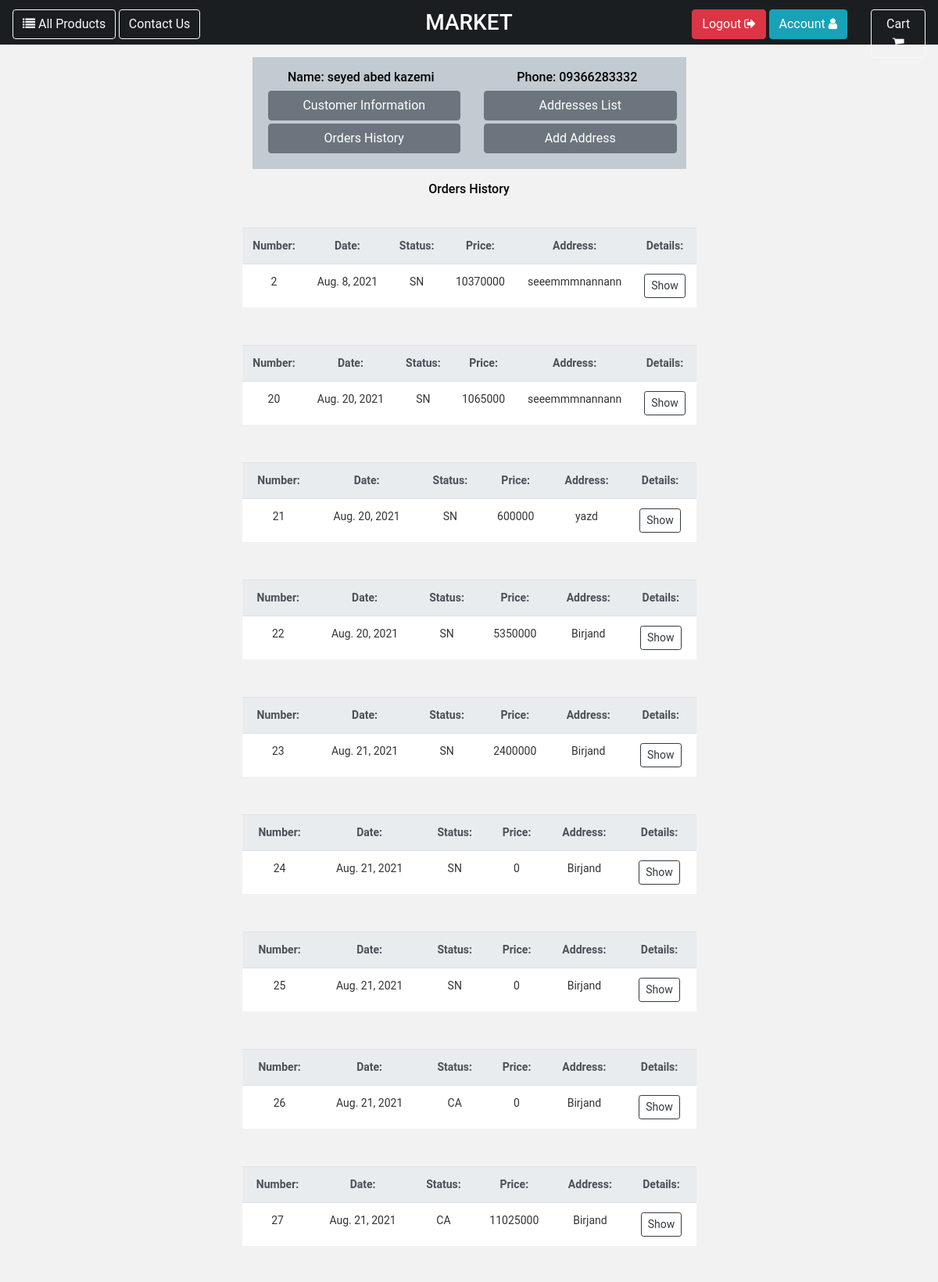
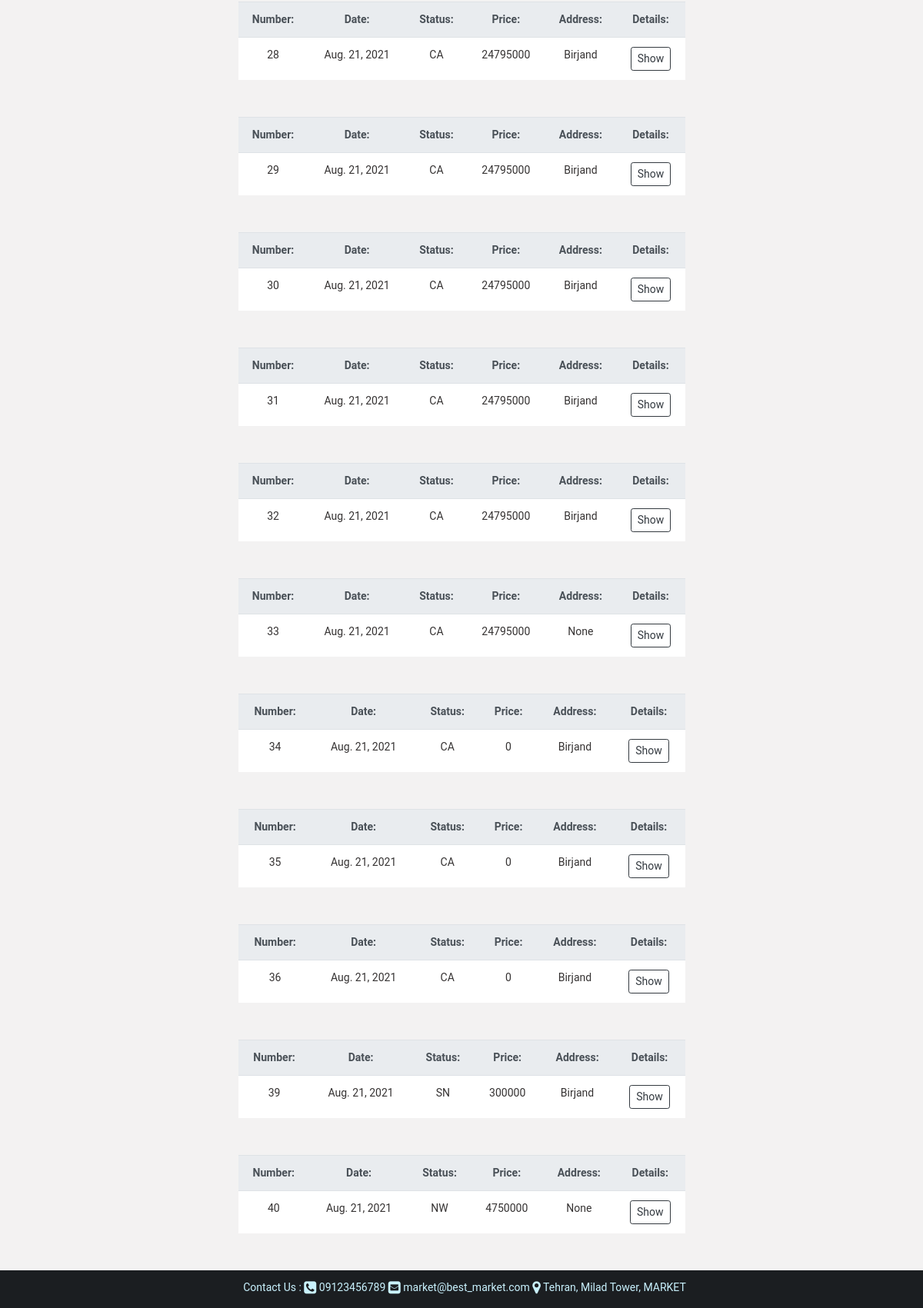
The page /customer/dashboard/orders/ (signed in) on the database its author committed (2 pictures, top to bottom).
### customer/models.py (models this page shows, shortened)
class Customer(User):
    national_code = models.CharField(verbose_name=_('national code'), help_text=_('enter national code'),
                                     max_length=10, blank=True, null=True)
    gender = models.CharField(verbose_name=_('gender'), help_text=_('specify your gender'), max_length=10,
                              choices=[('M', 'Male'), ('F', 'Female')], blank=True, null=True)
    birthday = models.DateField(verbose_name=_('birthday'), help_text=_('specify birthday date'), null=True, blank=True)
    image = models.FileField(verbose_name=_('customer image'), help_text=_('upload your image'), null=True,
                             blank=True, upload_to='customer/images/')
    class Meta:
        verbose_name = 'customer'
    def customer_name(self):
        return self.__str__()
    def __str__(self):
        return f'{self.first_name} {self.last_name}'

class Address(BaseModel):
    owner = models.ForeignKey(Customer, verbose_name=_('address owner'), help_text=_('specify owner'),
                              null=True, blank=True, on_delete=models.CASCADE)
    title = models.CharField(verbose_name=_('address title'), help_text=_('enter title for this address'),
                             max_length=25, default='New')
    latitude = models.FloatField(verbose_name=_('latitude'), help_text=_('enter/change latitude'), null=True, blank=True)
    longitude = models.FloatField(verbose_name=_('longitude'), help_text=_('enter/change longitude'), null=True, blank=True)
    country = models.CharField(verbose_name=_('country name'), help_text=_('enter country name'), null=False,
                               blank=False, default='Iran', max_length=30)
    state = models.CharField(verbose_name=_('state name'), help_text=_('enter state name'), null=False, blank=False
                             , max_length=50)
    city = models.CharField(verbose_name=_('city name'), help_text=_('enter city name'), null=False, blank=False,
                            max_length=50)
    village = models.CharField(verbose_name=_('village name'), help_text=_('enter village name'), null=True,
                               blank=True, max_length=50)
    rest_of_address = models.TextField(verbose_name=_('rest of address'), help_text=_('enter/change rest of address'),
                                       null=False, blank=True)
    post_code = models.CharField(verbose_name=_('post code'), help_text=_('enter post code'), null=True,
                                 blank=True, max_length=10)
    def __str__(self):
        return f'{self.city}'

### core/models.py (models this page shows, shortened)
class User(AbstractUser):
    USERNAME_FIELD = 'phone'
    phone = models.CharField(verbose_name=_('phone'), help_text=_('enter phone number'), max_length=11, unique=True,
                             null=False, blank=False)
    deleted = models.BooleanField(default=False)
    create_timestamp = models.DateTimeField(auto_now_add=True)
    modify_timestamp = models.DateTimeField(auto_now=True)
    delete_timestamp = models.DateTimeField(default=None, null=True, blank=True, editable=False)
    objects = MyUserManager()

### order/models.py (models this page shows, shortened)
class Cart(BaseModel):
    customer = models.ForeignKey(Customer, verbose_name=_('customer'),
                                 help_text=_('specify owner customer for cart'),
                                 null=True, blank=True, on_delete=models.PROTECT)
    status = models.CharField(verbose_name=_('cart status'), help_text=_('display cart status'), max_length=20,
                              blank=False, null=False, choices=[('WA', _('waiting')), ('PD', _('paid'))],
                              default='WA')
    final_price = models.IntegerField(verbose_name=_('final price'), help_text=_('final cart price'),
                                    null=True, blank=True)
    order_status = models.CharField(verbose_name=_('customer order status'), help_text=_('display status of order'),
                                    blank=False, null=False,
                                    choices=[('NW', _('new')), ('SN', _('send')), ('CA', _('cancel'))],
                                    default='NW', max_length=20)
    order_address = models.ForeignKey(Address, verbose_name=_('customer address'),
                                      help_text=_('specify address for send order'),
                                      null=True, blank=True, on_delete=models.PROTECT)
    def order_date(self):
        return self.create_timestamp.date()

### customer/views.py (the view)
# urls.py: path('dashboard/orders/', CustomerCartArchiveIndexView.as_view(), name='customer_cart_archive'),
class CustomerCartArchiveIndexView(View):
    def get(self, request, *args, **kwargs):
        customer = Customer.objects.get(id=self.request.user.id)
        carts = Cart.objects.archive().filter(customer=customer)
        return render(request, 'customer/customer_carts.html',
                      {'carts': carts, 'customer': customer})

### core/models.py (called while the page is built)
    def archive(self):
        return super().get_queryset()

    def get_queryset(self):
        return super().get_queryset().filter(deleted=False)

### templates/customer/customer_carts.html (shortened to what this page needs)
{% extends "base.html" %}
{% load i18n %}
{% load static %}
{% block content %}
    <div class="container-fluid pt-3" style="min-height: 85vh">
        <div class="row m-auto w-50">
            <div class="col-12 text-center">
                {% include 'customer/customer_panel.html' with customer_panel=customer %}
            </div>
        </div>
        <div class="container-fluid p-3 w-50 m-auto">
            <div class="row">
                <h6 class="col-12 text-center">
                    {% translate 'Orders History' %}</h6>
                {% for cart in carts %}
                    {% include 'order/cart_card.html' with cart_card=cart %}
                {% endfor %}
            </div>
        </div>
    </div>
    </div>
{% endblock %}

### templates/customer/customer_panel.html (shortened to what this page needs)
{% load i18n %}
<div class="container-fluid m-auto p-2" style="background-color: #c2cbd1">
    <div class="row text-center p-2">
        <div class="col-6">
            <h6>{% translate 'Name:' %}
            {{ customer.customer_name }}</h6>
            <a href="/customer/dashboard/">
                <button class="btn m-1 btn-block btn-secondary">
                {% translate 'Customer Information' %}
                </button>
            </a>
            <a href="/customer/dashboard/orders/">
                <button class="btn m-1 btn-block btn-secondary">
                    {% translate 'Orders History' %}
                </button>
            </a>
        </div>
        <div class="col-6">
            <h6>{% translate 'Phone:' %}
            {{ customer.phone }}</h6>
            <a href="/customer/dashboard/addresses/">
                <button class="btn m-1 btn-block btn-secondary">
                    {% translate 'Addresses List' %}
                </button>
            </a>
            <a href="/customer/dashboard/add_address/">
                <button class="btn m-1 btn-block btn-secondary">
                    {% translate 'Add Address' %}
                </button>
            </a>
        </div>
    </div>
</div>

### templates/order/cart_card.html
{% load i18n %}
<div class="container-fluid address_card_view text-left m-2 mt-2 p-2" style="">
    <div class="row form-group">
        <table class="table table-responsive-md m-auto">
            <tr style="background-color: #c2cbd1; text-align: center" class="thead-light">
                <th>
                    {% translate 'Number:' %}
                </th>
                <th>
                    {% translate 'Date:' %}
                </th>
                <th>
                    {% translate 'Status:' %}
                </th>
                <th>
                    {% translate 'Price:' %}
                </th>
                <th>
                    {% translate 'Address:' %}
                </th>
                <th>
                    {% translate 'Details:' %}
                </th>
            </tr>
            <tr style="background-color: white; text-align: center">
                <td style="color: #353232; ">{{ cart_card.id }}</td>
                <td style="color: #353232; ">{{ cart_card.order_date }}</td>
                <td style="color: #353232; ">{{ cart_card.order_status }}</td>
                <td style="color: #353232; ">{{ cart_card.final_price }}</td>
                <td style="color: #353232; ">{{ cart_card.order_address }}</td>
                <td style="color: #353232; ">
                    <a href="/customer/dashboard/orders/{{ cart_card.id }}">
                        <button class="btn btn-outline-dark btn-sm">
                            {% translate 'Show' %}
                        </button>
                    </a>
                </td>
            </tr>
        </table>
    </div>
</div>

### static/shared/css/base.css (style rules this page uses)
html, body { height: 100%; }
body { margin: auto; padding: 10px; font-size: 14px; font-family: "Roboto","Lucida Grande","DejaVu Sans","Bitstream Vera Sans",Verdana,Arial,sans-serif; color: black; background: lightsteelblue; }

### rows shown on the page
Customer: customer_name "seyed abed kazemi"
User: phone "09366283332"
Cart: id "2", order_date "Aug. 8, 2021", order_status "SN", final_price "10370000", order_address "seeemmmnannann"
Cart: id "20", order_date "Aug. 20, 2021", order_status "SN", final_price "1065000", order_address "seeemmmnannann"
Cart: id "21", order_date "Aug. 20, 2021", order_status "SN", final_price "600000", order_address "yazd"
Cart: id "22", order_date "Aug. 20, 2021", order_status "SN", final_price "5350000", order_address "Birjand"
Cart: id "23", order_date "Aug. 21, 2021", order_status "SN", final_price "2400000", order_address "Birjand"
Cart: id "24", order_date "Aug. 21, 2021", order_status "SN", final_price "0", order_address "Birjand"
Cart: id "25", order_date "Aug. 21, 2021", order_status "SN", final_price "0", order_address "Birjand"
Cart: id "26", order_date "Aug. 21, 2021", order_status "CA", final_price "0", order_address "Birjand"
Cart: id "27", order_date "Aug. 21, 2021", order_status "CA", final_price "11025000", order_address "Birjand"
Cart: id "28", order_date "Aug. 21, 2021", order_status "CA", final_price "24795000", order_address "Birjand"
Cart: id "29", order_date "Aug. 21, 2021", order_status "CA", final_price "24795000", order_address "Birjand"
Cart: id "30", order_date "Aug. 21, 2021", order_status "CA", final_price "24795000", order_address "Birjand"
Cart: id "31", order_date "Aug. 21, 2021", order_status "CA", final_price "24795000", order_address "Birjand"
Cart: id "32", order_date "Aug. 21, 2021", order_status "CA", final_price "24795000", order_address "Birjand"
Cart: id "33", order_date "Aug. 21, 2021", order_status "CA", final_price "24795000", order_address "None"
Cart: id "34", order_date "Aug. 21, 2021", order_status "CA", final_price "0", order_address "Birjand"
Cart: id "35", order_date "Aug. 21, 2021", order_status "CA", final_price "0", order_address "Birjand"
Cart: id "36", order_date "Aug. 21, 2021", order_status "CA", final_price "0", order_address "Birjand"
Cart: id "39", order_date "Aug. 21, 2021", order_status "SN", final_price "300000", order_address "Birjand"
Cart: id "40", order_date "Aug. 21, 2021", order_status "NW", final_price "4750000", order_address "None"
